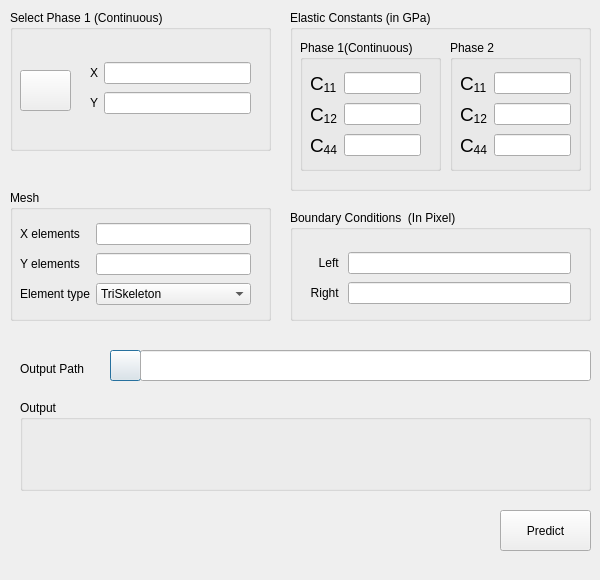
<?xml version="1.0" encoding="UTF-8"?>
<ui version="4.0">
 <class>DialogOOF2Calculation</class>
 <widget class="QDialog" name="DialogOOF2Calculation">
  <property name="geometry">
   <rect>
    <x>0</x>
    <y>0</y>
    <width>600</width>
    <height>580</height>
   </rect>
  </property>
  <property name="windowTitle">
   <string>OOF2 Calculation</string>
  </property>
  <widget class="QGroupBox" name="groupBoxBoundaryCondition">
   <property name="geometry">
    <rect>
     <x>290</x>
     <y>210</y>
     <width>301</width>
     <height>111</height>
    </rect>
   </property>
   <property name="title">
    <string>Boundary Conditions  (In Pixel)</string>
   </property>
   <widget class="QWidget" name="layoutWidget">
    <property name="geometry">
     <rect>
      <x>20</x>
      <y>40</y>
      <width>261</width>
      <height>58</height>
     </rect>
    </property>
    <layout class="QGridLayout" name="gridLayout">
     <item row="0" column="0">
      <widget class="QLabel" name="labelLeftValue">
       <property name="text">
        <string>Left </string>
       </property>
       <property name="alignment">
        <set>Qt::AlignRight|Qt::AlignTrailing|Qt::AlignVCenter</set>
       </property>
      </widget>
     </item>
     <item row="0" column="1">
      <widget class="QLineEdit" name="lineEditBC1Value"/>
     </item>
     <item row="1" column="0">
      <widget class="QLabel" name="labelRightValue">
       <property name="text">
        <string>Right </string>
       </property>
       <property name="alignment">
        <set>Qt::AlignRight|Qt::AlignTrailing|Qt::AlignVCenter</set>
       </property>
      </widget>
     </item>
     <item row="1" column="1">
      <widget class="QLineEdit" name="lineEditBC2Value"/>
     </item>
    </layout>
   </widget>
  </widget>
  <widget class="QPushButton" name="pushButtonBrowseOutDir">
   <property name="geometry">
    <rect>
     <x>110</x>
     <y>350</y>
     <width>31</width>
     <height>31</height>
    </rect>
   </property>
   <property name="text">
    <string/>
   </property>
  </widget>
  <widget class="QLabel" name="labelStatus">
   <property name="geometry">
    <rect>
     <x>20</x>
     <y>520</y>
     <width>281</width>
     <height>17</height>
    </rect>
   </property>
   <property name="text">
    <string/>
   </property>
  </widget>
  <widget class="QLineEdit" name="lineEditOutDir">
   <property name="geometry">
    <rect>
     <x>140</x>
     <y>350</y>
     <width>451</width>
     <height>31</height>
    </rect>
   </property>
  </widget>
  <widget class="QGroupBox" name="groupBoxElasticConstant">
   <property name="geometry">
    <rect>
     <x>290</x>
     <y>10</y>
     <width>301</width>
     <height>181</height>
    </rect>
   </property>
   <property name="title">
    <string>Elastic Constants (in GPa)</string>
   </property>
   <widget class="QGroupBox" name="groupBox">
    <property name="geometry">
     <rect>
      <x>10</x>
      <y>30</y>
      <width>141</width>
      <height>131</height>
     </rect>
    </property>
    <property name="title">
     <string>Phase 1(Continuous)</string>
    </property>
    <widget class="QWidget" name="layoutWidget2">
     <property name="geometry">
      <rect>
       <x>10</x>
       <y>30</y>
       <width>111</width>
       <height>89</height>
      </rect>
     </property>
     <layout class="QGridLayout" name="gridLayout_2">
      <item row="0" column="0">
       <widget class="QLabel" name="labelCijValue">
        <property name="text">
         <string>&lt;html&gt;&lt;head/&gt;&lt;body&gt;&lt;p&gt;&lt;span style=&quot; font-size:14pt;&quot;&gt;C&lt;/span&gt;&lt;span style=&quot; font-size:14pt; vertical-align:sub;&quot;&gt;11&lt;/span&gt;&lt;/p&gt;&lt;/body&gt;&lt;/html&gt;</string>
        </property>
       </widget>
      </item>
      <item row="0" column="1">
       <widget class="QLineEdit" name="lineEditPhase1C11"/>
      </item>
      <item row="1" column="0">
       <widget class="QLabel" name="labelCijValue_2">
        <property name="text">
         <string>&lt;html&gt;&lt;head/&gt;&lt;body&gt;&lt;p&gt;&lt;span style=&quot; font-size:14pt;&quot;&gt;C&lt;/span&gt;&lt;span style=&quot; font-size:14pt; vertical-align:sub;&quot;&gt;12&lt;/span&gt;&lt;/p&gt;&lt;/body&gt;&lt;/html&gt;</string>
        </property>
       </widget>
      </item>
      <item row="1" column="1">
       <widget class="QLineEdit" name="lineEditPhase1C12"/>
      </item>
      <item row="2" column="0">
       <widget class="QLabel" name="labelCijValue_3">
        <property name="text">
         <string>&lt;html&gt;&lt;head/&gt;&lt;body&gt;&lt;p&gt;&lt;span style=&quot; font-size:14pt;&quot;&gt;C&lt;/span&gt;&lt;span style=&quot; font-size:14pt; vertical-align:sub;&quot;&gt;44&lt;/span&gt;&lt;/p&gt;&lt;/body&gt;&lt;/html&gt;</string>
        </property>
       </widget>
      </item>
      <item row="2" column="1">
       <widget class="QLineEdit" name="lineEditPhase1C44"/>
      </item>
     </layout>
    </widget>
   </widget>
   <widget class="QGroupBox" name="groupBox_2">
    <property name="geometry">
     <rect>
      <x>160</x>
      <y>30</y>
      <width>131</width>
      <height>131</height>
     </rect>
    </property>
    <property name="title">
     <string>Phase 2</string>
    </property>
    <widget class="QWidget" name="layoutWidget3">
     <property name="geometry">
      <rect>
       <x>10</x>
       <y>30</y>
       <width>111</width>
       <height>89</height>
      </rect>
     </property>
     <layout class="QGridLayout" name="gridLayout_4">
      <item row="0" column="0">
       <widget class="QLabel" name="labelCijValue_7">
        <property name="text">
         <string>&lt;html&gt;&lt;head/&gt;&lt;body&gt;&lt;p&gt;&lt;span style=&quot; font-size:14pt;&quot;&gt;C&lt;/span&gt;&lt;span style=&quot; font-size:14pt; vertical-align:sub;&quot;&gt;11&lt;/span&gt;&lt;/p&gt;&lt;/body&gt;&lt;/html&gt;</string>
        </property>
       </widget>
      </item>
      <item row="0" column="1">
       <widget class="QLineEdit" name="lineEditPhase2C11"/>
      </item>
      <item row="1" column="0">
       <widget class="QLabel" name="labelCijValue_8">
        <property name="text">
         <string>&lt;html&gt;&lt;head/&gt;&lt;body&gt;&lt;p&gt;&lt;span style=&quot; font-size:14pt;&quot;&gt;C&lt;/span&gt;&lt;span style=&quot; font-size:14pt; vertical-align:sub;&quot;&gt;12&lt;/span&gt;&lt;/p&gt;&lt;/body&gt;&lt;/html&gt;</string>
        </property>
       </widget>
      </item>
      <item row="1" column="1">
       <widget class="QLineEdit" name="lineEditPhase2C12"/>
      </item>
      <item row="2" column="0">
       <widget class="QLabel" name="labelCijValue_9">
        <property name="text">
         <string>&lt;html&gt;&lt;head/&gt;&lt;body&gt;&lt;p&gt;&lt;span style=&quot; font-size:14pt;&quot;&gt;C&lt;/span&gt;&lt;span style=&quot; font-size:14pt; vertical-align:sub;&quot;&gt;44&lt;/span&gt;&lt;/p&gt;&lt;/body&gt;&lt;/html&gt;</string>
        </property>
       </widget>
      </item>
      <item row="2" column="1">
       <widget class="QLineEdit" name="lineEditPhase2C44"/>
      </item>
     </layout>
    </widget>
   </widget>
  </widget>
  <widget class="QGroupBox" name="groupBoxMesh">
   <property name="geometry">
    <rect>
     <x>10</x>
     <y>190</y>
     <width>261</width>
     <height>131</height>
    </rect>
   </property>
   <property name="title">
    <string>Mesh</string>
   </property>
   <widget class="QWidget" name="layoutWidget4">
    <property name="geometry">
     <rect>
      <x>10</x>
      <y>31</y>
      <width>231</width>
      <height>89</height>
     </rect>
    </property>
    <layout class="QGridLayout" name="gridLayout_3">
     <item row="0" column="0">
      <widget class="QLabel" name="labelXElements">
       <property name="text">
        <string>X elements</string>
       </property>
      </widget>
     </item>
     <item row="0" column="1">
      <widget class="QLineEdit" name="lineEditXElements"/>
     </item>
     <item row="1" column="0">
      <widget class="QLabel" name="labelYElements">
       <property name="text">
        <string>Y elements</string>
       </property>
      </widget>
     </item>
     <item row="1" column="1">
      <widget class="QLineEdit" name="lineEditYElements"/>
     </item>
     <item row="2" column="0">
      <widget class="QLabel" name="label">
       <property name="text">
        <string>Element type</string>
       </property>
      </widget>
     </item>
     <item row="2" column="1">
      <widget class="QComboBox" name="comboBoxElementType">
       <item>
        <property name="text">
         <string>TriSkeleton</string>
        </property>
       </item>
       <item>
        <property name="text">
         <string>QuadSkeleton</string>
        </property>
       </item>
      </widget>
     </item>
    </layout>
   </widget>
  </widget>
  <widget class="QLabel" name="labelOutputPath">
   <property name="geometry">
    <rect>
     <x>20</x>
     <y>360</y>
     <width>91</width>
     <height>17</height>
    </rect>
   </property>
   <property name="text">
    <string>Output Path</string>
   </property>
  </widget>
  <widget class="QPushButton" name="pushButtonPredict">
   <property name="geometry">
    <rect>
     <x>500</x>
     <y>510</y>
     <width>91</width>
     <height>41</height>
    </rect>
   </property>
   <property name="text">
    <string>Predict</string>
   </property>
  </widget>
  <widget class="QGroupBox" name="groupBoxSelectPhase">
   <property name="geometry">
    <rect>
     <x>10</x>
     <y>10</y>
     <width>261</width>
     <height>141</height>
    </rect>
   </property>
   <property name="title">
    <string>Select Phase 1 (Continuous)</string>
   </property>
   <widget class="QPushButton" name="pushButtonGetMousePosition">
    <property name="geometry">
     <rect>
      <x>10</x>
      <y>60</y>
      <width>51</width>
      <height>41</height>
     </rect>
    </property>
    <property name="text">
     <string/>
    </property>
   </widget>
   <widget class="QWidget" name="layoutWidget_3">
    <property name="geometry">
     <rect>
      <x>80</x>
      <y>50</y>
      <width>161</width>
      <height>58</height>
     </rect>
    </property>
    <layout class="QGridLayout" name="gridLayout_6">
     <item row="0" column="0">
      <widget class="QLabel" name="labelX">
       <property name="text">
        <string>X</string>
       </property>
      </widget>
     </item>
     <item row="0" column="1">
      <widget class="QLineEdit" name="lineEditX"/>
     </item>
     <item row="1" column="0">
      <widget class="QLabel" name="labelY">
       <property name="text">
        <string>Y</string>
       </property>
      </widget>
     </item>
     <item row="1" column="1">
      <widget class="QLineEdit" name="lineEditY"/>
     </item>
    </layout>
   </widget>
  </widget>
  <widget class="QGroupBox" name="groupBoxOutput">
   <property name="geometry">
    <rect>
     <x>20</x>
     <y>400</y>
     <width>571</width>
     <height>91</height>
    </rect>
   </property>
   <property name="title">
    <string>Output</string>
   </property>
   <widget class="QLabel" name="labelOutput">
    <property name="geometry">
     <rect>
      <x>10</x>
      <y>30</y>
      <width>451</width>
      <height>51</height>
     </rect>
    </property>
    <property name="minimumSize">
     <size>
      <width>0</width>
      <height>0</height>
     </size>
    </property>
    <property name="autoFillBackground">
     <bool>false</bool>
    </property>
    <property name="text">
     <string/>
    </property>
   </widget>
  </widget>
 </widget>
 <resources/>
 <connections/>
</ui>
